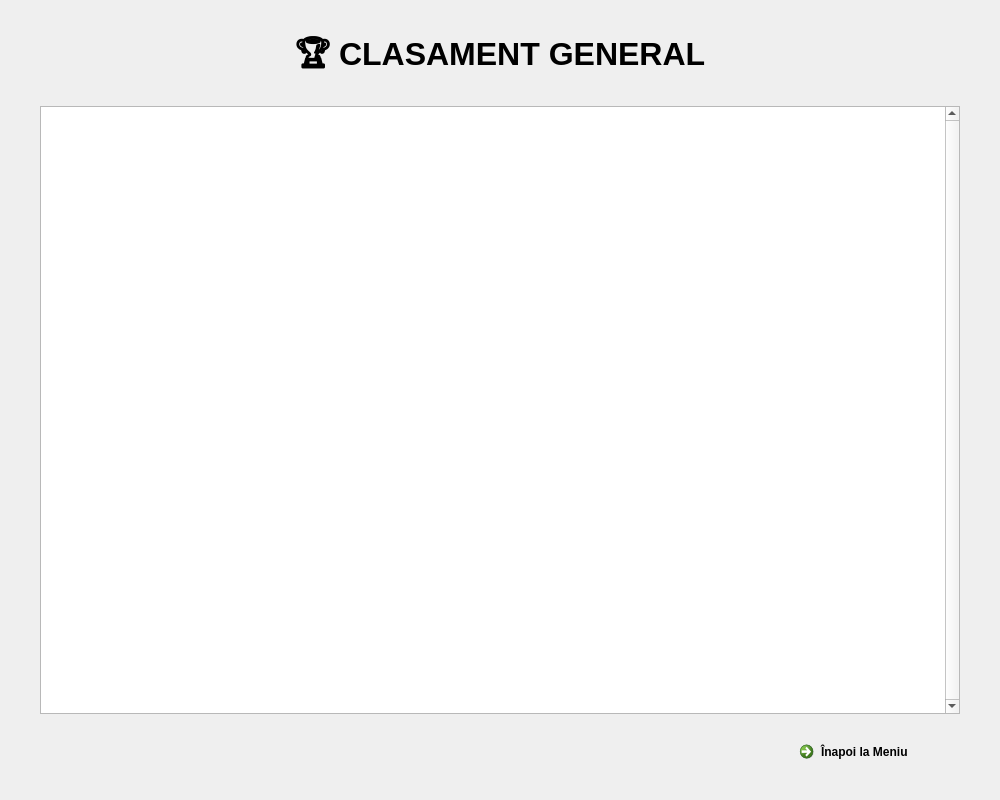
<?xml version="1.0" encoding="UTF-8"?>
<ui version="4.0">
 <class>MainWindow</class>
 <widget class="QMainWindow" name="MainWindow">
  <property name="geometry">
   <rect>
    <x>0</x>
    <y>0</y>
    <width>1000</width>
    <height>800</height>
   </rect>
  </property>
  <property name="windowTitle">
   <string>Hackathon Leaderboard</string>
  </property>
  <property name="styleSheet">
   <string notr="true"/>
  </property>
  <widget class="QWidget" name="centralwidget">
   <layout class="QVBoxLayout" name="verticalLayout">
    <property name="spacing">
     <number>20</number>
    </property>
    <property name="leftMargin">
     <number>40</number>
    </property>
    <property name="topMargin">
     <number>30</number>
    </property>
    <property name="rightMargin">
     <number>40</number>
    </property>
    <property name="bottomMargin">
     <number>30</number>
    </property>
    <item>
     <widget class="QLabel" name="titleLabel">
      <property name="font">
       <font>
        <family>Segoe UI</family>
        <pointsize>24</pointsize>
        <weight>75</weight>
        <bold>true</bold>
       </font>
      </property>
      <property name="text">
       <string>🏆 CLASAMENT GENERAL</string>
      </property>
      <property name="alignment">
       <set>Qt::AlignCenter</set>
      </property>
     </widget>
    </item>
    <item>
     <widget class="QTableView" name="tableView">
      <property name="verticalScrollBarPolicy">
       <enum>Qt::ScrollBarAlwaysOn</enum>
      </property>
      <property name="horizontalScrollBarPolicy">
       <enum>Qt::ScrollBarAsNeeded</enum>
      </property>
      <property name="verticalScrollMode">
       <enum>QAbstractItemView::ScrollPerPixel</enum>
      </property>
      <property name="horizontalScrollMode">
       <enum>QAbstractItemView::ScrollPerPixel</enum>
      </property>
      <property name="showGrid">
       <bool>false</bool>
      </property>
      <property name="sortingEnabled">
       <bool>true</bool>
      </property>
      <attribute name="horizontalHeaderStretchLastSection">
       <bool>true</bool>
      </attribute>
      <attribute name="verticalHeaderVisible">
       <bool>false</bool>
      </attribute>
     </widget>
    </item>
    <item>
     <layout class="QHBoxLayout" name="horizontalLayout">
      <item>
       <spacer name="horizontalSpacer">
        <property name="orientation">
         <enum>Qt::Horizontal</enum>
        </property>
        <property name="sizeHint" stdset="0">
         <size>
          <width>40</width>
          <height>20</height>
         </size>
        </property>
       </spacer>
      </item>
      <item>
       <widget class="QCommandLinkButton" name="commandLinkButton">
        <property name="text">
         <string>Înapoi la Meniu</string>
        </property>
        <property name="icon">
         <iconset theme="go-previous">
          <normaloff>.</normaloff>.</iconset>
        </property>
       </widget>
      </item>
     </layout>
    </item>
   </layout>
  </widget>
 </widget>
 <resources/>
 <connections/>
</ui>
